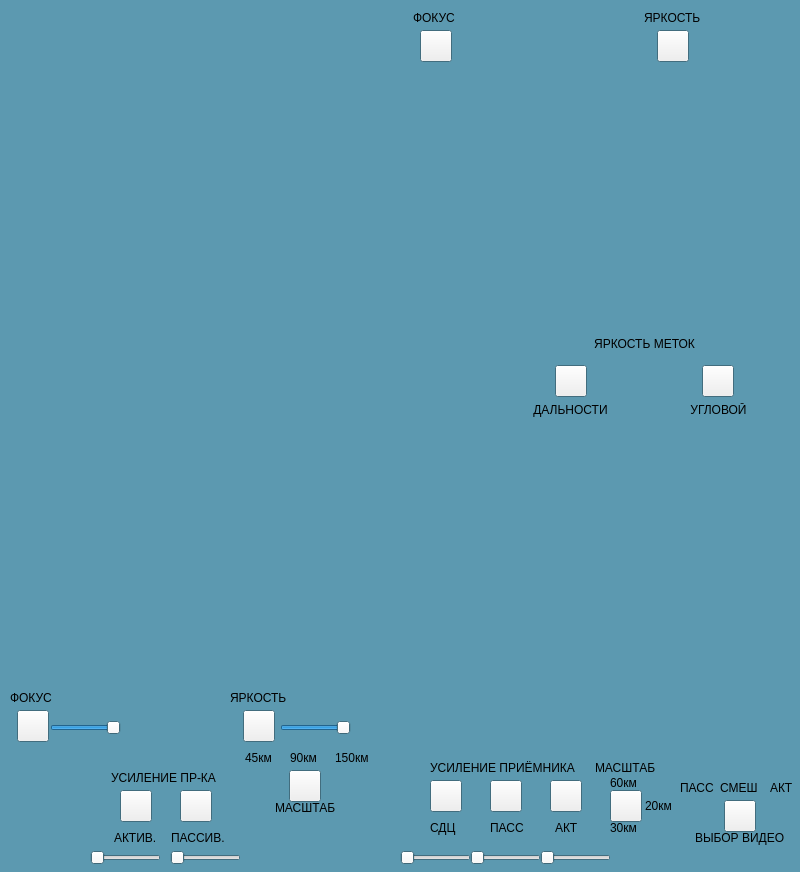
<?xml version="1.0" encoding="UTF-8"?>
<ui version="4.0">
 <class>commonview</class>
 <widget class="QWidget" name="commonview">
  <property name="geometry">
   <rect>
    <x>0</x>
    <y>0</y>
    <width>800</width>
    <height>872</height>
   </rect>
  </property>
  <property name="palette">
   <palette>
    <active>
     <colorrole role="Base">
      <brush brushstyle="SolidPattern">
       <color alpha="255">
        <red>255</red>
        <green>255</green>
        <blue>255</blue>
       </color>
      </brush>
     </colorrole>
     <colorrole role="Window">
      <brush brushstyle="SolidPattern">
       <color alpha="255">
        <red>92</red>
        <green>153</green>
        <blue>176</blue>
       </color>
      </brush>
     </colorrole>
    </active>
    <inactive>
     <colorrole role="Base">
      <brush brushstyle="SolidPattern">
       <color alpha="255">
        <red>255</red>
        <green>255</green>
        <blue>255</blue>
       </color>
      </brush>
     </colorrole>
     <colorrole role="Window">
      <brush brushstyle="SolidPattern">
       <color alpha="255">
        <red>92</red>
        <green>153</green>
        <blue>176</blue>
       </color>
      </brush>
     </colorrole>
    </inactive>
    <disabled>
     <colorrole role="Base">
      <brush brushstyle="SolidPattern">
       <color alpha="255">
        <red>92</red>
        <green>153</green>
        <blue>176</blue>
       </color>
      </brush>
     </colorrole>
     <colorrole role="Window">
      <brush brushstyle="SolidPattern">
       <color alpha="255">
        <red>92</red>
        <green>153</green>
        <blue>176</blue>
       </color>
      </brush>
     </colorrole>
    </disabled>
   </palette>
  </property>
  <property name="windowTitle">
   <string>Радиолокационная система посадки</string>
  </property>
  <widget class="RightTriangleLocator" name="RenderRightTrinagleLocator" native="true">
   <property name="geometry">
    <rect>
     <x>430</x>
     <y>70</y>
     <width>250</width>
     <height>250</height>
    </rect>
   </property>
  </widget>
  <widget class="EquiangularTriangleLocator" name="RenderEquingularTriangleLocator" native="true">
   <property name="geometry">
    <rect>
     <x>430</x>
     <y>430</y>
     <width>250</width>
     <height>250</height>
    </rect>
   </property>
  </widget>
  <widget class="MainLocator" name="RenderMainLocator" native="true">
   <property name="geometry">
    <rect>
     <x>19</x>
     <y>430</y>
     <width>250</width>
     <height>250</height>
    </rect>
   </property>
  </widget>
  <widget class="QToolButton" name="ChangeRightTriangleFocus">
   <property name="geometry">
    <rect>
     <x>420</x>
     <y>30</y>
     <width>32</width>
     <height>32</height>
    </rect>
   </property>
   <property name="cursor">
    <cursorShape>OpenHandCursor</cursorShape>
   </property>
   <property name="styleSheet">
    <string notr="true">border-image: url(:/buttons/reo_knob.png);
background-repeat: no-repeat;
background-position: center;</string>
   </property>
   <property name="text">
    <string/>
   </property>
  </widget>
  <widget class="QLabel" name="LabelChangeRightTriangleFocus">
   <property name="geometry">
    <rect>
     <x>413</x>
     <y>10</y>
     <width>51</width>
     <height>16</height>
    </rect>
   </property>
   <property name="text">
    <string>ФОКУС</string>
   </property>
  </widget>
  <widget class="QToolButton" name="ChangeRightTriangleBrightness">
   <property name="geometry">
    <rect>
     <x>657</x>
     <y>30</y>
     <width>32</width>
     <height>32</height>
    </rect>
   </property>
   <property name="cursor">
    <cursorShape>OpenHandCursor</cursorShape>
   </property>
   <property name="styleSheet">
    <string notr="true">border-image: url(:/buttons/reo_knob.png);
background-repeat: no-repeat;
background-position: center;</string>
   </property>
   <property name="text">
    <string/>
   </property>
  </widget>
  <widget class="QLabel" name="LabelChangeRightTriangleBrightness">
   <property name="geometry">
    <rect>
     <x>644</x>
     <y>10</y>
     <width>61</width>
     <height>16</height>
    </rect>
   </property>
   <property name="text">
    <string>ЯРКОСТЬ</string>
   </property>
  </widget>
  <widget class="QToolButton" name="ChangeMainLocatorBrightness">
   <property name="geometry">
    <rect>
     <x>243</x>
     <y>710</y>
     <width>32</width>
     <height>32</height>
    </rect>
   </property>
   <property name="cursor">
    <cursorShape>OpenHandCursor</cursorShape>
   </property>
   <property name="styleSheet">
    <string notr="true">border-image: url(:/buttons/reo_knob.png);
background-repeat: no-repeat;
background-position: center;</string>
   </property>
   <property name="text">
    <string/>
   </property>
  </widget>
  <widget class="QToolButton" name="ChangeMainLocatorFocus">
   <property name="geometry">
    <rect>
     <x>17</x>
     <y>710</y>
     <width>32</width>
     <height>32</height>
    </rect>
   </property>
   <property name="cursor">
    <cursorShape>OpenHandCursor</cursorShape>
   </property>
   <property name="styleSheet">
    <string notr="true">border-image: url(:/buttons/reo_knob.png);
background-repeat: no-repeat;
background-position: center;</string>
   </property>
   <property name="text">
    <string/>
   </property>
  </widget>
  <widget class="QLabel" name="LabelChangeMainLocatorFocus">
   <property name="geometry">
    <rect>
     <x>10</x>
     <y>690</y>
     <width>51</width>
     <height>16</height>
    </rect>
   </property>
   <property name="text">
    <string>ФОКУС</string>
   </property>
  </widget>
  <widget class="QLabel" name="LabelChangeMainLocatorBrightness">
   <property name="geometry">
    <rect>
     <x>230</x>
     <y>690</y>
     <width>61</width>
     <height>16</height>
    </rect>
   </property>
   <property name="text">
    <string>ЯРКОСТЬ</string>
   </property>
  </widget>
  <widget class="QToolButton" name="ChangeEquingularLocatorMagnificationSDC">
   <property name="geometry">
    <rect>
     <x>430</x>
     <y>780</y>
     <width>32</width>
     <height>32</height>
    </rect>
   </property>
   <property name="cursor">
    <cursorShape>OpenHandCursor</cursorShape>
   </property>
   <property name="styleSheet">
    <string notr="true">border-image: url(:/buttons/reo_knob.png);
background-repeat: no-repeat;
background-position: center;</string>
   </property>
   <property name="text">
    <string/>
   </property>
  </widget>
  <widget class="QToolButton" name="ChangeEquingularLocatorMagnificationPASS">
   <property name="geometry">
    <rect>
     <x>490</x>
     <y>780</y>
     <width>32</width>
     <height>32</height>
    </rect>
   </property>
   <property name="cursor">
    <cursorShape>OpenHandCursor</cursorShape>
   </property>
   <property name="styleSheet">
    <string notr="true">border-image: url(:/buttons/reo_knob.png);
background-repeat: no-repeat;
background-position: center;</string>
   </property>
   <property name="text">
    <string/>
   </property>
  </widget>
  <widget class="QToolButton" name="ChangeEquingularLocatorMagnificationAKT">
   <property name="geometry">
    <rect>
     <x>550</x>
     <y>780</y>
     <width>32</width>
     <height>32</height>
    </rect>
   </property>
   <property name="cursor">
    <cursorShape>OpenHandCursor</cursorShape>
   </property>
   <property name="styleSheet">
    <string notr="true">border-image: url(:/buttons/reo_knob.png);
background-repeat: no-repeat;
background-position: center;</string>
   </property>
   <property name="text">
    <string/>
   </property>
  </widget>
  <widget class="QLabel" name="LabelChangeEquingularLocatorMagnification">
   <property name="geometry">
    <rect>
     <x>430</x>
     <y>760</y>
     <width>151</width>
     <height>16</height>
    </rect>
   </property>
   <property name="text">
    <string>УСИЛЕНИЕ ПРИЁМНИКА</string>
   </property>
  </widget>
  <widget class="QLabel" name="LabelChangeEquingularLocatorMagnificationSDC">
   <property name="geometry">
    <rect>
     <x>430</x>
     <y>820</y>
     <width>31</width>
     <height>16</height>
    </rect>
   </property>
   <property name="text">
    <string>СДЦ</string>
   </property>
  </widget>
  <widget class="QLabel" name="LabelChangeEquingularLocatorMagnificationPASS">
   <property name="geometry">
    <rect>
     <x>490</x>
     <y>820</y>
     <width>41</width>
     <height>16</height>
    </rect>
   </property>
   <property name="text">
    <string>ПАСС</string>
   </property>
  </widget>
  <widget class="QLabel" name="LabelChangeEquingularLocatorMagnificationAKT">
   <property name="geometry">
    <rect>
     <x>555</x>
     <y>820</y>
     <width>31</width>
     <height>16</height>
    </rect>
   </property>
   <property name="text">
    <string>АКТ</string>
   </property>
  </widget>
  <widget class="QToolButton" name="ChangeEquingularLocatorScale">
   <property name="geometry">
    <rect>
     <x>610</x>
     <y>790</y>
     <width>32</width>
     <height>32</height>
    </rect>
   </property>
   <property name="cursor">
    <cursorShape>OpenHandCursor</cursorShape>
   </property>
   <property name="styleSheet">
    <string notr="true">border-image: url(:/buttons/switch_base.png);
background-repeat: no-repeat;
background-position: center;</string>
   </property>
   <property name="text">
    <string/>
   </property>
  </widget>
  <widget class="QLabel" name="LabelChangeEquingularLocatorScale">
   <property name="geometry">
    <rect>
     <x>595</x>
     <y>760</y>
     <width>71</width>
     <height>16</height>
    </rect>
   </property>
   <property name="text">
    <string>МАСШТАБ</string>
   </property>
  </widget>
  <widget class="QLabel" name="LabelChangeEquingularLocatorScale60">
   <property name="geometry">
    <rect>
     <x>610</x>
     <y>775</y>
     <width>31</width>
     <height>16</height>
    </rect>
   </property>
   <property name="text">
    <string>60км</string>
   </property>
  </widget>
  <widget class="QLabel" name="LabelChangeEquingularLocatorScale20">
   <property name="geometry">
    <rect>
     <x>645</x>
     <y>798</y>
     <width>31</width>
     <height>16</height>
    </rect>
   </property>
   <property name="text">
    <string>20км</string>
   </property>
  </widget>
  <widget class="QLabel" name="LabelChangeEquingularLocatorScale30">
   <property name="geometry">
    <rect>
     <x>610</x>
     <y>820</y>
     <width>31</width>
     <height>16</height>
    </rect>
   </property>
   <property name="text">
    <string>30км</string>
   </property>
  </widget>
  <widget class="QToolButton" name="ChangeEquingularLocatorMode">
   <property name="geometry">
    <rect>
     <x>724</x>
     <y>800</y>
     <width>32</width>
     <height>32</height>
    </rect>
   </property>
   <property name="cursor">
    <cursorShape>OpenHandCursor</cursorShape>
   </property>
   <property name="styleSheet">
    <string notr="true">border-image: url(:/buttons/knob);
background-repeat: no-repeat;
background-position: center;</string>
   </property>
   <property name="text">
    <string/>
   </property>
  </widget>
  <widget class="QLabel" name="LabelChangeEquingularLocatorModePASS">
   <property name="geometry">
    <rect>
     <x>680</x>
     <y>780</y>
     <width>41</width>
     <height>16</height>
    </rect>
   </property>
   <property name="text">
    <string>ПАСС</string>
   </property>
  </widget>
  <widget class="QLabel" name="LabelChangeEquingularLocatorModeSMESH">
   <property name="geometry">
    <rect>
     <x>720</x>
     <y>780</y>
     <width>41</width>
     <height>16</height>
    </rect>
   </property>
   <property name="text">
    <string>СМЕШ</string>
   </property>
  </widget>
  <widget class="QLabel" name="LabelChangeEquingularLocatorModeAKT">
   <property name="geometry">
    <rect>
     <x>770</x>
     <y>780</y>
     <width>41</width>
     <height>16</height>
    </rect>
   </property>
   <property name="text">
    <string>АКТ</string>
   </property>
  </widget>
  <widget class="QLabel" name="LabelChangeEquingularLocatorMode">
   <property name="geometry">
    <rect>
     <x>695</x>
     <y>830</y>
     <width>91</width>
     <height>16</height>
    </rect>
   </property>
   <property name="text">
    <string>ВЫБОР ВИДЕО</string>
   </property>
  </widget>
  <widget class="QLabel" name="LabelChangeMainLocatorScale">
   <property name="geometry">
    <rect>
     <x>275</x>
     <y>800</y>
     <width>71</width>
     <height>16</height>
    </rect>
   </property>
   <property name="text">
    <string>МАСШТАБ</string>
   </property>
  </widget>
  <widget class="QLabel" name="LabelChangeMainLocatorScale90">
   <property name="geometry">
    <rect>
     <x>290</x>
     <y>750</y>
     <width>41</width>
     <height>16</height>
    </rect>
   </property>
   <property name="text">
    <string>90км</string>
   </property>
  </widget>
  <widget class="QLabel" name="LabelChangeMainLocatorScale150">
   <property name="geometry">
    <rect>
     <x>335</x>
     <y>750</y>
     <width>41</width>
     <height>16</height>
    </rect>
   </property>
   <property name="text">
    <string>150км</string>
   </property>
  </widget>
  <widget class="QLabel" name="LabelChangeMainLocatorScale45">
   <property name="geometry">
    <rect>
     <x>245</x>
     <y>750</y>
     <width>41</width>
     <height>16</height>
    </rect>
   </property>
   <property name="text">
    <string>45км</string>
   </property>
  </widget>
  <widget class="QToolButton" name="ChangeMainLocatorScale">
   <property name="geometry">
    <rect>
     <x>289</x>
     <y>770</y>
     <width>32</width>
     <height>32</height>
    </rect>
   </property>
   <property name="cursor">
    <cursorShape>OpenHandCursor</cursorShape>
   </property>
   <property name="styleSheet">
    <string notr="true">border-image: url(:/buttons/knob);
background-repeat: no-repeat;
background-position: center;</string>
   </property>
   <property name="text">
    <string/>
   </property>
  </widget>
  <widget class="QLabel" name="LabelChangeMainLocatorMagnificationPASS">
   <property name="geometry">
    <rect>
     <x>171</x>
     <y>830</y>
     <width>61</width>
     <height>16</height>
    </rect>
   </property>
   <property name="text">
    <string>ПАССИВ.</string>
   </property>
  </widget>
  <widget class="QLabel" name="LabelChangeMainLocatorMagnificationAKT">
   <property name="geometry">
    <rect>
     <x>114</x>
     <y>830</y>
     <width>51</width>
     <height>16</height>
    </rect>
   </property>
   <property name="text">
    <string>АКТИВ.</string>
   </property>
  </widget>
  <widget class="QToolButton" name="ChangeMainLocatorMagnificationPASS">
   <property name="geometry">
    <rect>
     <x>180</x>
     <y>790</y>
     <width>32</width>
     <height>32</height>
    </rect>
   </property>
   <property name="cursor">
    <cursorShape>OpenHandCursor</cursorShape>
   </property>
   <property name="styleSheet">
    <string notr="true">border-image: url(:/buttons/reo_knob.png);
background-repeat: no-repeat;
background-position: center;</string>
   </property>
   <property name="text">
    <string/>
   </property>
  </widget>
  <widget class="QLabel" name="LabelChangeMainLocatorMagnification">
   <property name="geometry">
    <rect>
     <x>111</x>
     <y>770</y>
     <width>111</width>
     <height>16</height>
    </rect>
   </property>
   <property name="text">
    <string>УСИЛЕНИЕ ПР-КА</string>
   </property>
  </widget>
  <widget class="QToolButton" name="ChangeMainLocatorMagnificationAKT">
   <property name="geometry">
    <rect>
     <x>120</x>
     <y>790</y>
     <width>32</width>
     <height>32</height>
    </rect>
   </property>
   <property name="cursor">
    <cursorShape>OpenHandCursor</cursorShape>
   </property>
   <property name="styleSheet">
    <string notr="true">border-image: url(:/buttons/reo_knob.png);
background-repeat: no-repeat;
background-position: center;</string>
   </property>
   <property name="text">
    <string/>
   </property>
  </widget>
  <widget class="QWidget" name="layoutWidget">
   <property name="geometry">
    <rect>
     <x>500</x>
     <y>330</y>
     <width>289</width>
     <height>87</height>
    </rect>
   </property>
   <layout class="QVBoxLayout" name="verticalLayout_3">
    <item>
     <widget class="QLabel" name="LabelChangeRightTriangleBrightnessMarks">
      <property name="text">
       <string>&lt;html&gt;&lt;head/&gt;&lt;body&gt;&lt;p align=&quot;center&quot;&gt;ЯРКОСТЬ МЕТОК&lt;/p&gt;&lt;/body&gt;&lt;/html&gt;</string>
      </property>
     </widget>
    </item>
    <item>
     <layout class="QHBoxLayout" name="horizontalLayout">
      <item>
       <layout class="QVBoxLayout" name="verticalLayout">
        <item alignment="Qt::AlignHCenter">
         <widget class="QToolButton" name="ChangeRightTriangleBrightnessMarksRange">
          <property name="minimumSize">
           <size>
            <width>32</width>
            <height>32</height>
           </size>
          </property>
          <property name="cursor">
           <cursorShape>OpenHandCursor</cursorShape>
          </property>
          <property name="layoutDirection">
           <enum>Qt::LeftToRight</enum>
          </property>
          <property name="styleSheet">
           <string notr="true">border-image: url(:/buttons/reo_knob.png);
background-repeat: no-repeat;
background-position: center;</string>
          </property>
          <property name="text">
           <string/>
          </property>
         </widget>
        </item>
        <item alignment="Qt::AlignHCenter">
         <widget class="QLabel" name="LabelChangeRightTriangleBrightnessMarksRange">
          <property name="text">
           <string>&lt;html&gt;&lt;head/&gt;&lt;body&gt;&lt;p align=&quot;center&quot;&gt;ДАЛЬНОСТИ&lt;/p&gt;&lt;/body&gt;&lt;/html&gt;</string>
          </property>
         </widget>
        </item>
       </layout>
      </item>
      <item>
       <layout class="QVBoxLayout" name="verticalLayout_2">
        <item alignment="Qt::AlignHCenter">
         <widget class="QToolButton" name="ChangeRightTriangleBrightnessMarksAzimuth">
          <property name="minimumSize">
           <size>
            <width>32</width>
            <height>32</height>
           </size>
          </property>
          <property name="cursor">
           <cursorShape>OpenHandCursor</cursorShape>
          </property>
          <property name="layoutDirection">
           <enum>Qt::LeftToRight</enum>
          </property>
          <property name="styleSheet">
           <string notr="true">border-image: url(:/buttons/reo_knob.png);
background-repeat: no-repeat;
background-position: center;</string>
          </property>
          <property name="text">
           <string/>
          </property>
         </widget>
        </item>
        <item alignment="Qt::AlignHCenter">
         <widget class="QLabel" name="LabelChangeRightTriangleBrightnessMarksAzimuth">
          <property name="text">
           <string>&lt;html&gt;&lt;head/&gt;&lt;body&gt;&lt;p align=&quot;center&quot;&gt;УГЛОВОЙ&lt;/p&gt;&lt;/body&gt;&lt;/html&gt;</string>
          </property>
         </widget>
        </item>
       </layout>
      </item>
     </layout>
    </item>
   </layout>
  </widget>
  <widget class="QSlider" name="ChangeMainLocatorFocusSlider">
   <property name="geometry">
    <rect>
     <x>50</x>
     <y>720</y>
     <width>71</width>
     <height>16</height>
    </rect>
   </property>
   <property name="cursor">
    <cursorShape>OpenHandCursor</cursorShape>
   </property>
   <property name="maximum">
    <number>100</number>
   </property>
   <property name="value">
    <number>100</number>
   </property>
   <property name="orientation">
    <enum>Qt::Horizontal</enum>
   </property>
  </widget>
  <widget class="QSlider" name="ChangeMainLocatorBrightnessSlider">
   <property name="geometry">
    <rect>
     <x>280</x>
     <y>720</y>
     <width>71</width>
     <height>16</height>
    </rect>
   </property>
   <property name="cursor">
    <cursorShape>OpenHandCursor</cursorShape>
   </property>
   <property name="maximum">
    <number>100</number>
   </property>
   <property name="value">
    <number>100</number>
   </property>
   <property name="orientation">
    <enum>Qt::Horizontal</enum>
   </property>
  </widget>
  <widget class="QSlider" name="ChangeMainLocatorMagnificationAKTSlider">
   <property name="geometry">
    <rect>
     <x>90</x>
     <y>850</y>
     <width>71</width>
     <height>16</height>
    </rect>
   </property>
   <property name="cursor">
    <cursorShape>OpenHandCursor</cursorShape>
   </property>
   <property name="orientation">
    <enum>Qt::Horizontal</enum>
   </property>
  </widget>
  <widget class="QSlider" name="ChangeMainLocatorMagnificationPASSSlider">
   <property name="geometry">
    <rect>
     <x>170</x>
     <y>850</y>
     <width>71</width>
     <height>16</height>
    </rect>
   </property>
   <property name="cursor">
    <cursorShape>OpenHandCursor</cursorShape>
   </property>
   <property name="orientation">
    <enum>Qt::Horizontal</enum>
   </property>
  </widget>
  <widget class="QSlider" name="ChangeEquingularLocatorMagnificationSDCSlider">
   <property name="geometry">
    <rect>
     <x>400</x>
     <y>850</y>
     <width>71</width>
     <height>16</height>
    </rect>
   </property>
   <property name="cursor">
    <cursorShape>OpenHandCursor</cursorShape>
   </property>
   <property name="orientation">
    <enum>Qt::Horizontal</enum>
   </property>
  </widget>
  <widget class="QSlider" name="ChangeEquingularLocatorMagnificationPASSSlider">
   <property name="geometry">
    <rect>
     <x>470</x>
     <y>850</y>
     <width>71</width>
     <height>16</height>
    </rect>
   </property>
   <property name="cursor">
    <cursorShape>OpenHandCursor</cursorShape>
   </property>
   <property name="orientation">
    <enum>Qt::Horizontal</enum>
   </property>
  </widget>
  <widget class="QSlider" name="ChangeEquingularLocatorMagnificationAKTSlider">
   <property name="geometry">
    <rect>
     <x>540</x>
     <y>850</y>
     <width>71</width>
     <height>16</height>
    </rect>
   </property>
   <property name="cursor">
    <cursorShape>OpenHandCursor</cursorShape>
   </property>
   <property name="orientation">
    <enum>Qt::Horizontal</enum>
   </property>
  </widget>
 </widget>
 <customwidgets>
  <customwidget>
   <class>MainLocator</class>
   <extends>QWidget</extends>
   <header>mainlocator.h</header>
   <container>1</container>
  </customwidget>
  <customwidget>
   <class>EquiangularTriangleLocator</class>
   <extends>QWidget</extends>
   <header>equiangulartrianglelocator.h</header>
   <container>1</container>
  </customwidget>
  <customwidget>
   <class>RightTriangleLocator</class>
   <extends>QWidget</extends>
   <header>righttrianglelocator.h</header>
   <container>1</container>
  </customwidget>
 </customwidgets>
 <resources/>
 <connections/>
</ui>
